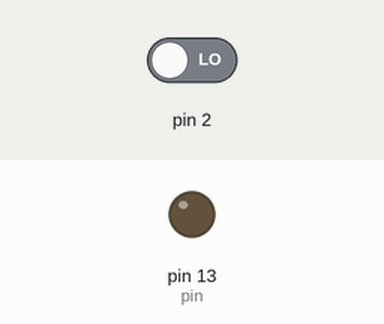
The sketch below on a simulated Arduino Uno, built with avr-gcc and run on an emulated ATmega328P. On the bench: output pins drawn as LEDs (lit = HIGH). The inputs (shaded band) are chosen by the test bench; at power-on: pin 2 LOW.

Above: at 1.2 s.
1.3 s: pin 2 driven HIGH
At 2.5 s:
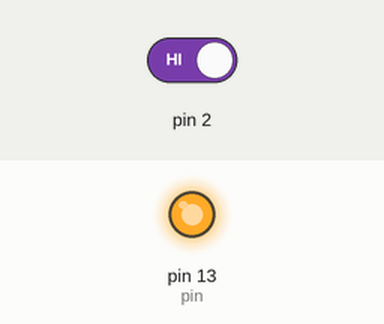
2.8 s: pin 2 driven LOW
At 3.6 s:
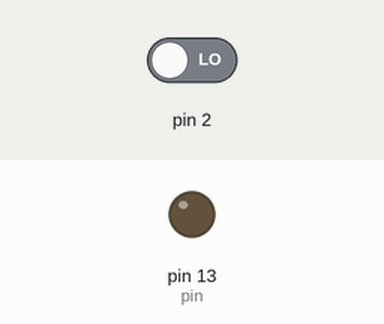
Timing chart, 0 to 5.8 s (numbered marks = the images above; inputs shaded):
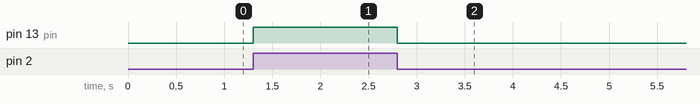

The sketch:

InteruptTest.ino
```cpp
int pin = 13;
volatile int state = LOW;

void setup() {
    pinMode(pin, OUTPUT);
    pinMode(2, INPUT);
    attachInterrupt(0, blink, CHANGE);
}

void loop() {
    //delayMicroseconds(50);
    //digitalWrite(pin, state);
    //digitalWrite(pin, state);
     digitalWrite(pin, state);

}

void blink() {
    state = !state;

}
```

Measured:
- after the input at 1.3 s, pin 13 (pin): LOW → HIGH at once
- after the input at 2.8 s, pin 13 (pin): HIGH → LOW at once
